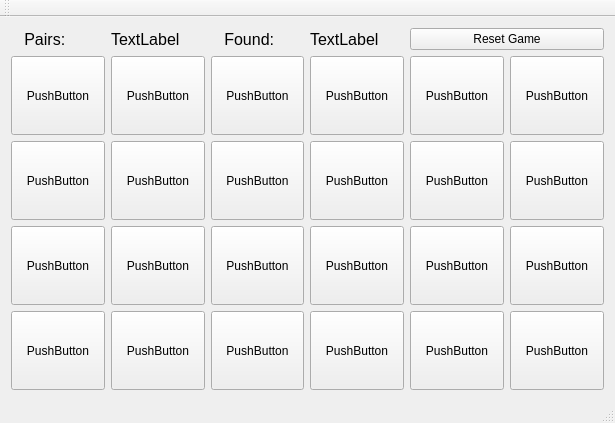
<?xml version="1.0" encoding="UTF-8"?>
<ui version="4.0">
 <class>MainWindow</class>
 <widget class="QMainWindow" name="MainWindow">
  <property name="geometry">
   <rect>
    <x>0</x>
    <y>0</y>
    <width>615</width>
    <height>423</height>
   </rect>
  </property>
  <property name="windowTitle">
   <string>MainWindow</string>
  </property>
  <widget class="QWidget" name="centralWidget">
   <layout class="QGridLayout" name="gridLayout">
    <item row="4" column="4">
     <widget class="QPushButton" name="pushButton_11">
      <property name="sizePolicy">
       <sizepolicy hsizetype="Expanding" vsizetype="Expanding">
        <horstretch>0</horstretch>
        <verstretch>0</verstretch>
       </sizepolicy>
      </property>
      <property name="text">
       <string>PushButton</string>
      </property>
     </widget>
    </item>
    <item row="2" column="3">
     <widget class="QPushButton" name="pushButton_15">
      <property name="sizePolicy">
       <sizepolicy hsizetype="Expanding" vsizetype="Expanding">
        <horstretch>0</horstretch>
        <verstretch>0</verstretch>
       </sizepolicy>
      </property>
      <property name="text">
       <string>PushButton</string>
      </property>
     </widget>
    </item>
    <item row="4" column="2">
     <widget class="QPushButton" name="pushButton_9">
      <property name="sizePolicy">
       <sizepolicy hsizetype="Expanding" vsizetype="Expanding">
        <horstretch>0</horstretch>
        <verstretch>0</verstretch>
       </sizepolicy>
      </property>
      <property name="text">
       <string>PushButton</string>
      </property>
     </widget>
    </item>
    <item row="2" column="0">
     <widget class="QPushButton" name="pushButton_13">
      <property name="sizePolicy">
       <sizepolicy hsizetype="Expanding" vsizetype="Expanding">
        <horstretch>0</horstretch>
        <verstretch>0</verstretch>
       </sizepolicy>
      </property>
      <property name="text">
       <string>PushButton</string>
      </property>
     </widget>
    </item>
    <item row="3" column="0">
     <widget class="QPushButton" name="pushButton_19">
      <property name="sizePolicy">
       <sizepolicy hsizetype="Expanding" vsizetype="Expanding">
        <horstretch>0</horstretch>
        <verstretch>0</verstretch>
       </sizepolicy>
      </property>
      <property name="text">
       <string>PushButton</string>
      </property>
     </widget>
    </item>
    <item row="4" column="1">
     <widget class="QPushButton" name="pushButton_8">
      <property name="sizePolicy">
       <sizepolicy hsizetype="Expanding" vsizetype="Expanding">
        <horstretch>0</horstretch>
        <verstretch>0</verstretch>
       </sizepolicy>
      </property>
      <property name="text">
       <string>PushButton</string>
      </property>
     </widget>
    </item>
    <item row="1" column="2">
     <widget class="QPushButton" name="pushButton_3">
      <property name="sizePolicy">
       <sizepolicy hsizetype="Expanding" vsizetype="Expanding">
        <horstretch>0</horstretch>
        <verstretch>0</verstretch>
       </sizepolicy>
      </property>
      <property name="text">
       <string>PushButton</string>
      </property>
     </widget>
    </item>
    <item row="3" column="2">
     <widget class="QPushButton" name="pushButton_21">
      <property name="sizePolicy">
       <sizepolicy hsizetype="Expanding" vsizetype="Expanding">
        <horstretch>0</horstretch>
        <verstretch>0</verstretch>
       </sizepolicy>
      </property>
      <property name="text">
       <string>PushButton</string>
      </property>
     </widget>
    </item>
    <item row="2" column="1">
     <widget class="QPushButton" name="pushButton_14">
      <property name="sizePolicy">
       <sizepolicy hsizetype="Expanding" vsizetype="Expanding">
        <horstretch>0</horstretch>
        <verstretch>0</verstretch>
       </sizepolicy>
      </property>
      <property name="text">
       <string>PushButton</string>
      </property>
     </widget>
    </item>
    <item row="4" column="3">
     <widget class="QPushButton" name="pushButton_10">
      <property name="sizePolicy">
       <sizepolicy hsizetype="Expanding" vsizetype="Expanding">
        <horstretch>0</horstretch>
        <verstretch>0</verstretch>
       </sizepolicy>
      </property>
      <property name="text">
       <string>PushButton</string>
      </property>
     </widget>
    </item>
    <item row="0" column="4" colspan="2">
     <widget class="QPushButton" name="Reset">
      <property name="sizePolicy">
       <sizepolicy hsizetype="MinimumExpanding" vsizetype="Fixed">
        <horstretch>0</horstretch>
        <verstretch>0</verstretch>
       </sizepolicy>
      </property>
      <property name="text">
       <string>Reset Game</string>
      </property>
     </widget>
    </item>
    <item row="3" column="5">
     <widget class="QPushButton" name="pushButton_24">
      <property name="sizePolicy">
       <sizepolicy hsizetype="Expanding" vsizetype="Expanding">
        <horstretch>0</horstretch>
        <verstretch>0</verstretch>
       </sizepolicy>
      </property>
      <property name="text">
       <string>PushButton</string>
      </property>
     </widget>
    </item>
    <item row="1" column="5">
     <widget class="QPushButton" name="pushButton_6">
      <property name="sizePolicy">
       <sizepolicy hsizetype="Expanding" vsizetype="Expanding">
        <horstretch>0</horstretch>
        <verstretch>0</verstretch>
       </sizepolicy>
      </property>
      <property name="text">
       <string>PushButton</string>
      </property>
     </widget>
    </item>
    <item row="1" column="4">
     <widget class="QPushButton" name="pushButton_5">
      <property name="sizePolicy">
       <sizepolicy hsizetype="Expanding" vsizetype="Expanding">
        <horstretch>0</horstretch>
        <verstretch>0</verstretch>
       </sizepolicy>
      </property>
      <property name="text">
       <string>PushButton</string>
      </property>
     </widget>
    </item>
    <item row="2" column="4">
     <widget class="QPushButton" name="pushButton_17">
      <property name="sizePolicy">
       <sizepolicy hsizetype="Expanding" vsizetype="Expanding">
        <horstretch>0</horstretch>
        <verstretch>0</verstretch>
       </sizepolicy>
      </property>
      <property name="text">
       <string>PushButton</string>
      </property>
     </widget>
    </item>
    <item row="3" column="4">
     <widget class="QPushButton" name="pushButton_23">
      <property name="sizePolicy">
       <sizepolicy hsizetype="Expanding" vsizetype="Expanding">
        <horstretch>0</horstretch>
        <verstretch>0</verstretch>
       </sizepolicy>
      </property>
      <property name="text">
       <string>PushButton</string>
      </property>
     </widget>
    </item>
    <item row="2" column="5">
     <widget class="QPushButton" name="pushButton_18">
      <property name="sizePolicy">
       <sizepolicy hsizetype="Expanding" vsizetype="Expanding">
        <horstretch>0</horstretch>
        <verstretch>0</verstretch>
       </sizepolicy>
      </property>
      <property name="text">
       <string>PushButton</string>
      </property>
     </widget>
    </item>
    <item row="2" column="2">
     <widget class="QPushButton" name="pushButton_16">
      <property name="sizePolicy">
       <sizepolicy hsizetype="Expanding" vsizetype="Expanding">
        <horstretch>0</horstretch>
        <verstretch>0</verstretch>
       </sizepolicy>
      </property>
      <property name="text">
       <string>PushButton</string>
      </property>
     </widget>
    </item>
    <item row="3" column="1">
     <widget class="QPushButton" name="pushButton_20">
      <property name="sizePolicy">
       <sizepolicy hsizetype="Expanding" vsizetype="Expanding">
        <horstretch>0</horstretch>
        <verstretch>0</verstretch>
       </sizepolicy>
      </property>
      <property name="text">
       <string>PushButton</string>
      </property>
     </widget>
    </item>
    <item row="4" column="0">
     <widget class="QPushButton" name="pushButton_7">
      <property name="sizePolicy">
       <sizepolicy hsizetype="Expanding" vsizetype="Expanding">
        <horstretch>0</horstretch>
        <verstretch>0</verstretch>
       </sizepolicy>
      </property>
      <property name="text">
       <string>PushButton</string>
      </property>
     </widget>
    </item>
    <item row="1" column="0">
     <widget class="QPushButton" name="pushButton_1">
      <property name="sizePolicy">
       <sizepolicy hsizetype="Expanding" vsizetype="Expanding">
        <horstretch>0</horstretch>
        <verstretch>0</verstretch>
       </sizepolicy>
      </property>
      <property name="text">
       <string>PushButton</string>
      </property>
     </widget>
    </item>
    <item row="4" column="5">
     <widget class="QPushButton" name="pushButton_12">
      <property name="sizePolicy">
       <sizepolicy hsizetype="Expanding" vsizetype="Expanding">
        <horstretch>0</horstretch>
        <verstretch>0</verstretch>
       </sizepolicy>
      </property>
      <property name="text">
       <string>PushButton</string>
      </property>
     </widget>
    </item>
    <item row="3" column="3">
     <widget class="QPushButton" name="pushButton_22">
      <property name="sizePolicy">
       <sizepolicy hsizetype="Expanding" vsizetype="Expanding">
        <horstretch>0</horstretch>
        <verstretch>0</verstretch>
       </sizepolicy>
      </property>
      <property name="text">
       <string>PushButton</string>
      </property>
     </widget>
    </item>
    <item row="1" column="3">
     <widget class="QPushButton" name="pushButton_4">
      <property name="sizePolicy">
       <sizepolicy hsizetype="Expanding" vsizetype="Expanding">
        <horstretch>0</horstretch>
        <verstretch>0</verstretch>
       </sizepolicy>
      </property>
      <property name="text">
       <string>PushButton</string>
      </property>
     </widget>
    </item>
    <item row="1" column="1">
     <widget class="QPushButton" name="pushButton_2">
      <property name="sizePolicy">
       <sizepolicy hsizetype="Expanding" vsizetype="Expanding">
        <horstretch>0</horstretch>
        <verstretch>0</verstretch>
       </sizepolicy>
      </property>
      <property name="text">
       <string>PushButton</string>
      </property>
     </widget>
    </item>
    <item row="0" column="0">
     <widget class="QLabel" name="pairs">
      <property name="font">
       <font>
        <pointsize>12</pointsize>
        <italic>false</italic>
        <stylestrategy>PreferDefault</stylestrategy>
       </font>
      </property>
      <property name="text">
       <string>   Pairs:</string>
      </property>
     </widget>
    </item>
    <item row="0" column="2">
     <widget class="QLabel" name="found">
      <property name="font">
       <font>
        <pointsize>12</pointsize>
       </font>
      </property>
      <property name="text">
       <string>   Found:</string>
      </property>
     </widget>
    </item>
    <item row="0" column="1">
     <widget class="QLabel" name="pairs_val">
      <property name="font">
       <font>
        <pointsize>12</pointsize>
       </font>
      </property>
      <property name="text">
       <string>TextLabel</string>
      </property>
     </widget>
    </item>
    <item row="0" column="3">
     <widget class="QLabel" name="found_val">
      <property name="font">
       <font>
        <pointsize>12</pointsize>
       </font>
      </property>
      <property name="text">
       <string>TextLabel</string>
      </property>
     </widget>
    </item>
   </layout>
  </widget>
  <widget class="QToolBar" name="mainToolBar">
   <attribute name="toolBarArea">
    <enum>TopToolBarArea</enum>
   </attribute>
   <attribute name="toolBarBreak">
    <bool>false</bool>
   </attribute>
  </widget>
  <widget class="QStatusBar" name="statusBar"/>
 </widget>
 <layoutdefault spacing="6" margin="11"/>
 <resources/>
 <connections/>
</ui>
